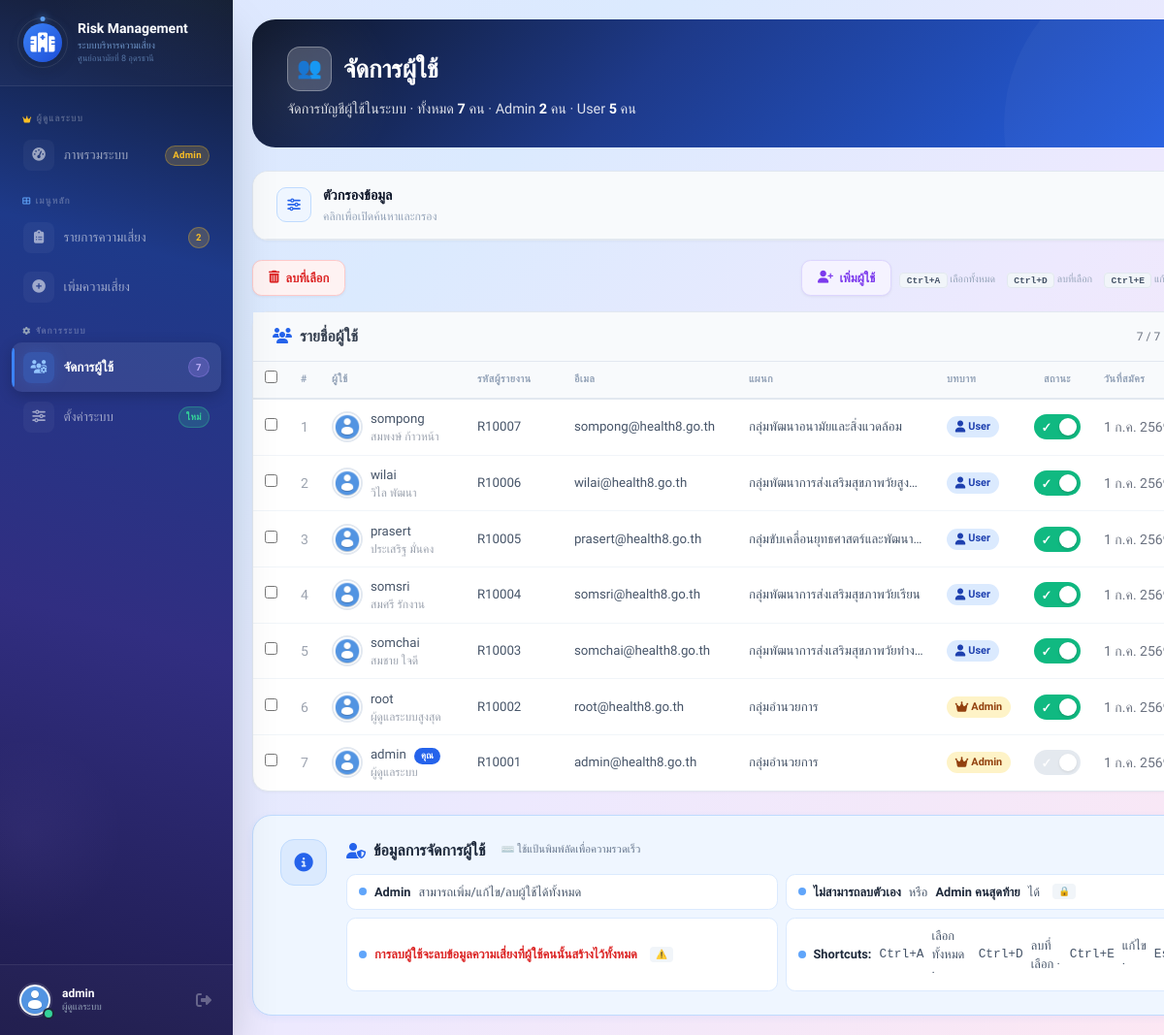
/users.php (signed in), run on the app's committed database.
### tables this page shows
CREATE TABLE users (
    id INT AUTO_INCREMENT PRIMARY KEY,
    reporter_code VARCHAR(255) NOT NULL COMMENT 'รหัสผู้รายงาน เช่น R10001',
    username VARCHAR(50) NOT NULL,
    fullname VARCHAR(255) DEFAULT NULL,
    email VARCHAR(100) DEFAULT NULL,
    phone VARCHAR(20) DEFAULT NULL,
    department VARCHAR(255) DEFAULT NULL,
    password VARCHAR(255) NOT NULL,
    role ENUM('admin','user') DEFAULT 'user',
    enabled TINYINT(1) NOT NULL DEFAULT 1 COMMENT '0=ถูกระงับ, 1=ใช้งานได้',
    avatar VARCHAR(255) DEFAULT 'default.png',
    created_at TIMESTAMP DEFAULT CURRENT_TIMESTAMP,
    updated_at TIMESTAMP DEFAULT CURRENT_TIMESTAMP ON UPDATE CURRENT_TIMESTAMP,
    UNIQUE KEY username (username),
    UNIQUE KEY email (email),
    UNIQUE KEY reporter_code (reporter_code)
);

### users.php (the view, shortened to what this page needs)
<?php
require_once 'config/db.php';
function thaiDateShort($date) {
    $ts = strtotime($date);
    $months = ['', 'ม.ค.', 'ก.พ.', 'มี.ค.', 'เม.ย.', 'พ.ค.', 'มิ.ย.', 'ก.ค.', 'ส.ค.', 'ก.ย.', 'ต.ค.', 'พ.ย.', 'ธ.ค.'];
    return date('j', $ts) . ' ' . $months[date('n', $ts)] . ' ' . (date('Y', $ts) + 543);
}
$search       = trim($_GET['search'] ?? '');
$role_filter  = $_GET['role'] ?? '';
$dept_filter  = $_GET['department'] ?? '';
$status_filter = $_GET['status'] ?? '';
$date_from    = $_GET['date_from'] ?? '';
$date_to      = $_GET['date_to'] ?? '';
$page    = max(1, (int)($_GET['page'] ?? 1));
$perPage = 10;
$offset  = ($page - 1) * $perPage;
$where  = "WHERE 1=1";
$params = [];
$countStmt = $pdo->prepare("SELECT COUNT(*) FROM users $where");
$countStmt->execute($params);
$totalUsers = $countStmt->fetchColumn();
$totalPages = ceil($totalUsers / $perPage);
$dataSql = "SELECT id, username, fullname, email, phone, department, role, avatar, reporter_code, enabled, created_at FROM users $where ORDER BY id DESC LIMIT $perPage OFFSET $offset";
$stmt = $pdo->prepare($dataSql);
$stmt->execute($params);
$users = $stmt->fetchAll();
$adminCount = $pdo->query("SELECT COUNT(*) FROM users WHERE role = 'admin'")->fetchColumn();
$hasActiveFilters = ($search !== '' || $role_filter !== '' || $dept_filter !== '' || $status_filter !== '' || $date_from !== '' || $date_to !== '');
?>
<?php include 'includes/header.php'; ?>
<div class="flex h-screen">
    <?php include 'includes/sidebar.php'; ?>
    <div class="flex-1 p-4 md:p-5 overflow-y-auto">
        <div class="page-container">
            <div class="page-header">
                <h1><span class="icon-circle">👥</span> จัดการผู้ใช้</h1>
                <p>จัดการบัญชีผู้ใช้ในระบบ · ทั้งหมด <strong><?= number_format($totalUsers) ?></strong> คน · Admin <strong><?= $adminCount ?></strong> คน · User <strong><?= number_format($totalUsers - $adminCount) ?></strong> คน</p>
            </div>
            <div class="filter-card">
                <div class="filter-header" onclick="toggleFilter()">
                    <div class="filter-header-left">
                        <div class="filter-icon-circle"><i class="fas fa-sliders-h"></i></div>
                        <div>
                            <div class="filter-title">ตัวกรองข้อมูล</div>
                            <div class="filter-subtitle">คลิกเพื่อ<?= $hasActiveFilters ? 'ปิด' : 'เปิด' ?>ค้นหาและกรอง</div>
                        </div>
                    </div>
                </div>
            </div>
            <div class="action-bar">
                <button id="deleteSelected" class="btn-action danger"><i class="fas fa-trash-alt"></i> ลบที่เลือก</button>
                <a href="user_form.php" class="btn-action add" style="margin-left:auto;"><i class="fas fa-user-plus"></i> เพิ่มผู้ใช้</a>
                <span class="shortcuts-hint">
                    <span><kbd>Ctrl+A</kbd> เลือกทั้งหมด</span>
                    <span><kbd>Ctrl+D</kbd> ลบที่เลือก</span>
                    <span><kbd>Ctrl+E</kbd> แก้ไข</span>
                </span>
            </div>
            <?php if (empty($users)): ?>
                <div class="empty-state"><i class="fas fa-users-slash"></i>
                    <h3>ไม่พบผู้ใช้</h3>
                    <p><?= ($hasActiveFilters) ? 'ไม่มีข้อมูลตรงตามเงื่อนไข' : 'ยังไม่มีผู้ใช้ในระบบ' ?></p>
                </div>
            <?php else: ?>
                <div class="table-card">
                    <div class="table-header-bar">
                        <span class="font-semibold text-gray-700"><i class="fas fa-users text-blue-600 mr-1"></i> รายชื่อผู้ใช้</span>
                        <span class="text-xs text-gray-500"><?= count($users) ?> / <?= number_format($totalUsers) ?> คน · หน้า <?= $page ?>/<?= max(1, $totalPages) ?></span>
                    </div>
                    <div class="table-responsive">
                        <table>
                            <thead>
                                <tr>
                                    <th style="width:38px;"><input type="checkbox" id="selectAll"></th>
                                    <th style="width:35px;">#</th>
                                    <th style="min-width:150px;">ผู้ใช้</th>
                                    <th style="min-width:100px;">รหัสผู้รายงาน</th>
                                    <th style="min-width:180px;">อีเมล</th>
                                    <th style="min-width:130px;">แผนก</th>
                                    <th style="min-width:80px;">บทบาท</th>
                                    <th style="text-align:center;width:70px;">สถานะ</th>
                                    <th style="min-width:100px;">วันที่สมัคร</th>
                                </tr>
                            </thead>
                            <tbody>
                                <?php foreach ($users as $index => $user):
                                    $isEnabled = isset($user['enabled']) ? $user['enabled'] : 1;
                                ?>
                                    <tr>
                                        <td><input type="checkbox" class="user-checkbox" value="<?= $user['id'] ?>"></td>
                                        <td class="text-gray-400 text-sm"><?= ($page - 1) * $perPage + $index + 1 ?></td>
                                        <td>
                                            <div class="avatar-cell">
                                                <img src="avatars/<?= htmlspecialchars($user['avatar'] ?: 'default.png') ?>" class="avatar-img-sm" onerror="this.src='avatars/default.png'">
                                                <div style="min-width:0;">
                                                    <div class="font-medium truncate-cell" style="max-width:120px;" title="<?= htmlspecialchars($user['username']) ?>">
                                                        <?= htmlspecialchars($user['username']) ?>
                                                        <?php if ($user['id'] == $_SESSION['user_id']): ?>
                                                            <span class="pill pill-you">คุณ</span>
                                                        <?php endif; ?>
                                                    </div>
                                                    <?php if (!empty($user['fullname'])): ?>
                                                        <div class="text-xs text-gray-400 truncate-cell" style="max-width:120px;" title="<?= htmlspecialchars($user['fullname']) ?>">
                                                            <?= htmlspecialchars($user['fullname']) ?>
                                                        </div>
                                                    <?php endif; ?>
                                                </div>
                                            </div>
                                        </td>
                                        <td>
                                            <span class="truncate-cell" title="<?= htmlspecialchars($user['reporter_code'] ?? '-') ?>">
                                                <?= htmlspecialchars($user['reporter_code'] ?? '-') ?>
                                            </span>
                                        </td>
                                        <td>
                                            <span class="truncate-cell" title="<?= htmlspecialchars($user['email'] ?: '-') ?>">
                                                <?= htmlspecialchars($user['email'] ?: '-') ?>
                                            </span>
                                        </td>
                                        <td>
                                            <span class="truncate-cell" title="<?= htmlspecialchars($user['department'] ?: '-') ?>">
                                                <?= htmlspecialchars($user['department'] ?: '-') ?>
                                            </span>
                                        </td>
                                        <td><span class="pill <?= $user['role'] == 'admin' ? 'pill-admin' : 'pill-user' ?>"><i class="fas <?= $user['role'] == 'admin' ? 'fa-crown' : 'fa-user' ?> text-xs"></i> <?= $user['role'] == 'admin' ? 'Admin' : 'User' ?></span></td>
                                        <td style="text-align:center;">
                                            <label class="switch-wrapper" title="<?= $isEnabled ? 'คลิกเพื่อระงับการใช้งาน' : 'คลิกเพื่อเปิดการใช้งาน' ?>">
                                                <span class="switch-slider"></span>
                                            </label>
                                        </td>
                                        <td class="text-gray-500 text-sm"><?= thaiDateShort($user['created_at']) ?></td>
                                    </tr>
                                <?php endforeach; ?>
                            </tbody>
                        </table>
                    </div>
                </div>
            <?php endif; ?>
            <div class="info-card">
                <div class="info-icon-circle">
                    <i class="fas fa-info-circle"></i>
                </div>
                <div class="info-content">
                    <h4>
                        <i class="fas fa-user-shield text-blue-600"></i>
                        ข้อมูลการจัดการผู้ใช้
                        <span style="font-size:0.7rem;font-weight:400;color:#64748b;margin-left:0.5rem;">⌨️ ใช้แป้นพิมพ์ลัดเพื่อความรวดเร็ว</span>
                    </h4>
                    <ul>
                        <li><span class="dot"></span> <strong>Admin</strong> สามารถเพิ่ม/แก้ไข/ลบผู้ใช้ได้ทั้งหมด</li>
                        <li><span class="dot"></span> <strong>ไม่สามารถลบตัวเอง</strong> หรือ <strong>Admin คนสุดท้าย</strong> ได้ <span class="shortcut">🔒</span></li>
                        <li><span class="dot"></span> <span class="highlight">การลบผู้ใช้จะลบข้อมูลความเสี่ยงที่ผู้ใช้คนนั้นสร้างไว้ทั้งหมด</span> <span class="shortcut">⚠️</span></li>
                        <li><span class="dot"></span> <strong>Shortcuts:</strong> <kbd>Ctrl+A</kbd> เลือกทั้งหมด · <kbd>Ctrl+D</kbd> ลบที่เลือก · <kbd>Ctrl+E</kbd> แก้ไข · <kbd>Esc</kbd> ปิดเมนู</li>
                    </ul>
                </div>
            </div>
        </div>
    </div>
</div>
<?php include 'includes/footer.php'; ?>

### assets/css/custom.css (style rules this page uses)
:root { --primary: #2563eb; --primary-dark: #1e40af; --primary-light: #eff6ff; --primary-gradient: linear-gradient(135deg, #1e3a8a 0%, #1e40af 40%, #2563eb 100%); }
body { background: linear-gradient(135deg, #e0e7ff 0%, #dbeafe 30%, #ede9fe 60%, #fce7f3 100%); min-height: 100vh; font-family: 'Sarabun', sans-serif; }

### includes/header.php (style rules this page uses)
* { margin: 0; padding: 0; box-sizing: border-box; }
body { font-family: 'Sarabun', sans-serif; background: #f1f5f9; color: #1e293b; line-height: 1.6; min-height: 100vh; -webkit-font-smoothing: antialiased; -moz-osx-font-smoothing: grayscale; }
* { scrollbar-width: thin; scrollbar-color: #cbd5e1 #f1f5f9; }

### data on the page
users: index "1", avatar (placeholder picture), username "sompong", fullname "สมพงษ์ ก้าวหน้า", reporter_code "R10007", email "sompong@health8.go.th", department "กลุ่มพัฒนาอนามัยและสิ่งแวดล้อม", role "User", created_at "1 ก.ค.…"
users: index "2", avatar (placeholder picture), username "wilai", fullname "วิไล พัฒนา", reporter_code "R10006", email "wilai@health8.go.th", department "กลุ่มพัฒนาการส่งเสริมสุขภาพวัยสูง…", role "User", created_at "1 ก.ค.…"
users: index "3", avatar (placeholder picture), username "prasert", fullname "ประเสริฐ มั่นคง", reporter_code "R10005", email "prasert@health8.go.th", department "กลุ่มขับเคลื่อนยุทธศาสตร์และพัฒนา…", role "User", created_at "1 ก.ค.…"
users: index "4", avatar (placeholder picture), username "somsri", fullname "สมศรี รักงาน", reporter_code "R10004", email "somsri@health8.go.th", department "กลุ่มพัฒนาการส่งเสริมสุขภาพวัยเรียน", role "User", created_at "1 ก.ค.…"
users: index "5", avatar (placeholder picture), username "somchai", fullname "สมชาย ใจดี", reporter_code "R10003", email "somchai@health8.go.th", department "กลุ่มพัฒนาการส่งเสริมสุขภาพวัยทำง…", role "User", created_at "1 ก.ค.…"
users: index "6", avatar (placeholder picture), username "root", fullname "ผู้ดูแลระบบสูงสุด", reporter_code "R10002", email "root@health8.go.th", department "กลุ่มอำนวยการ", role "Admin", created_at "1 ก.ค.…"
users: index "7", avatar (placeholder picture), username "admin", shows "คุณ", fullname "ผู้ดูแลระบบ", reporter_code "R10001", email "admin@health8.go.th", department "กลุ่มอำนวยการ", role "Admin", created_at "1 ก.ค.…"

### other printed values
$site_name "Risk Management"
$site_description "ระบบบริหารความเสี่ยง"
$site_organization "ศูนย์อนามัยที่ 8 อุดรธานี"
$pending_risk_count "2"
$user_count "7"
$_SESSION['username'] "admin"
$totalUsers "7"
$adminCount "2"
$totalUsers - $adminCount "5"
count($users) "7"
